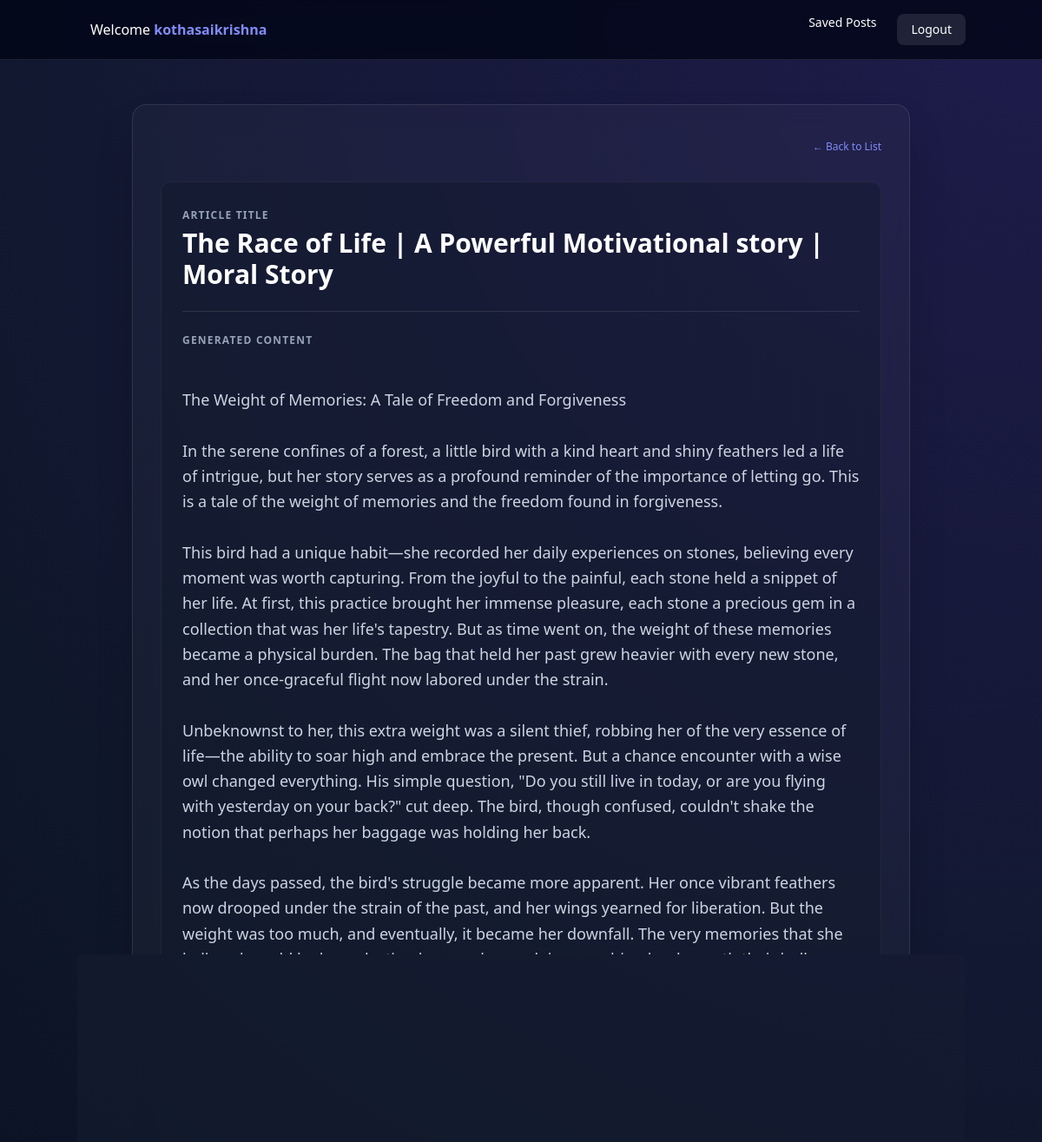
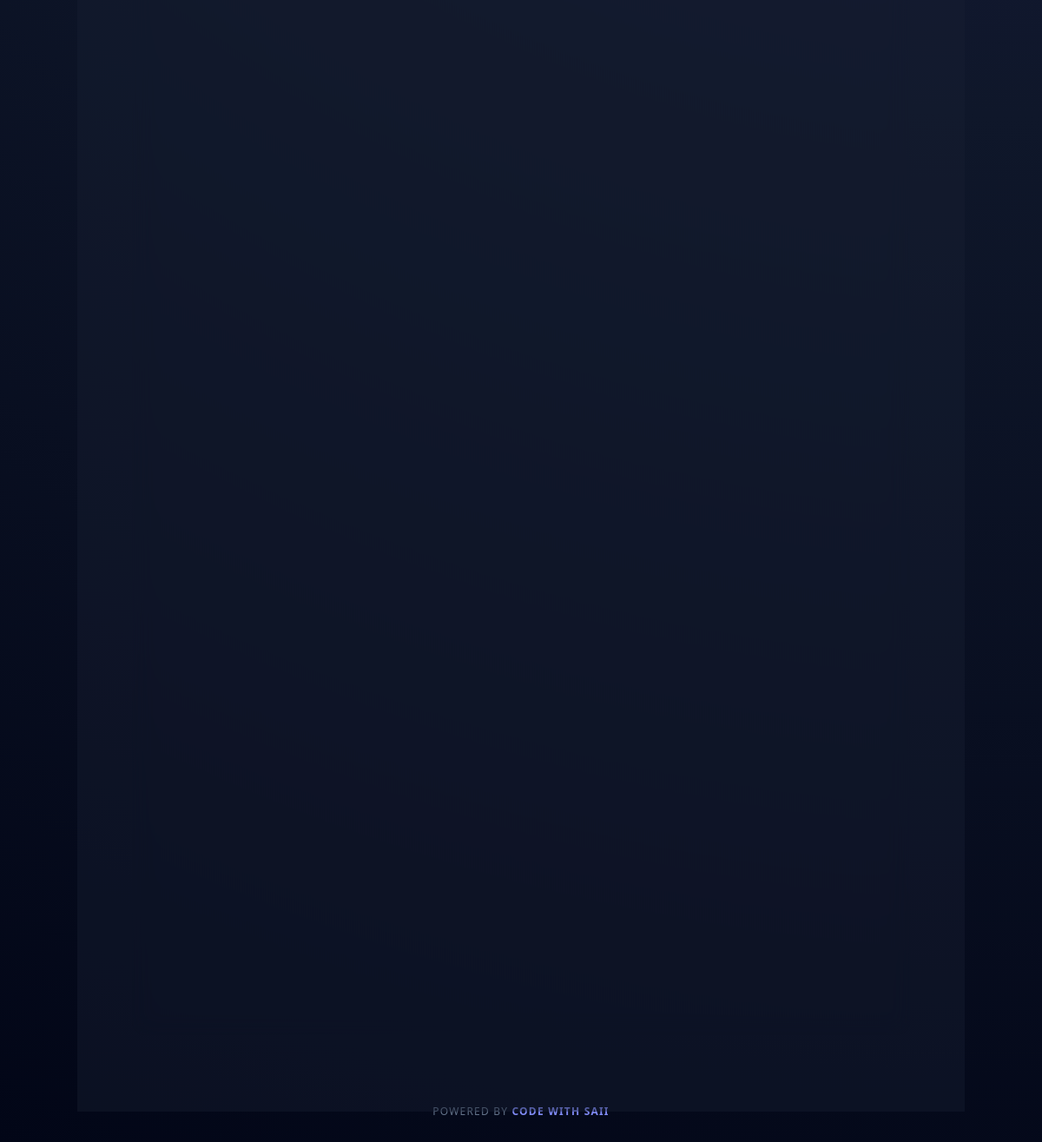
The page /blog-details/2/ (signed in) on the database its author committed (2 pictures, top to bottom).
### blog_generator/models.py (models this page shows, shortened)
class BlogPost(models.Model):
    user = models.ForeignKey(User,on_delete=models.CASCADE)
    youtube_title = models.CharField(max_length=300)
    youtube_link = models.URLField()
    generated_content = models.TextField()
    created_at = models.DateTimeField(auto_now_add=True)

### blog_generator/views.py (the view)
# urls.py: path('blog-details/<int:pk>/',views.blog_details,name="blog-details"),
@login_required
def blog_details(request, pk):
    try:
        blog_article_detail = BlogPost.objects.filter(id=pk, user=request.user).first()
        return render(request, 'blog-details.html', {'blog_article_details': blog_article_detail})
    except BlogPost.DoesNotExist:
        return redirect('/')

### templates/blog-details.html (shortened to what this page needs)
<!DOCTYPE html>
{% load static %}
<html lang="en">
<head>
    <script src="https://cdn.tailwindcss.com"></script>
</head>
<body class="font-sans pt-[80px] antialiased">
    <nav class="fixed top-0 left-0 w-full p-4 text-white z-50">
        <div class="container mx-auto flex flex-col md:flex-row justify-between items-center gap-2">
            <div class="flex flex-col md:flex-row text-sm md:text-base gap-2 md:gap-0">
                <a href="{% url 'home' %}" class="text-white hover:text-indigo-400 transition-colors mx-2 md:mx-4">
                    Welcome <strong class="text-indigo-400">{{user.username}}</strong>
                </a>
            </div>
            <div class="flex flex-row gap-6">
                <a href="{% url 'blog-list' %}" class="text-sm font-medium hover:text-indigo-400 transition-colors">Saved Posts</a>
                <a href="{% url 'logout' %}" class="text-sm bg-white/10 px-4 py-2 rounded-lg hover:bg-white/20 transition-all">Logout</a>
            </div>
        </div>
    </nav>
    <div class="container mx-auto mt-10 px-4 pb-12">
        <div class="max-w-4xl mx-auto glass-card p-8 rounded-2xl shadow-2xl">
            <section>
                <div class="flex justify-between items-center mb-6">
                    <h2 class="text-2xl font-bold logo-text">Blog Article Details</h2>
                    <a href="{% url 'blog-list' %}" class="text-xs text-indigo-400 hover:underline">← Back to List</a>
                </div>
                <div class="details-inner p-6 rounded-xl space-y-6">
                    <div>
                        <span class="label-text">Article Title</span>
                        <h3 class="text-xl md:text-3xl font-bold text-white mt-1 leading-tight">
                            {{blog_article_details.youtube_title}}
                        </h3>
                    </div>
                    <div class="border-t border-white/10 pt-6">
                        <span class="label-text block mb-4">Generated Content</span>
                        <div class="text-slate-300 leading-relaxed whitespace-pre-line text-lg">
                            {{blog_article_details.generated_content}}
                        </div>
                    </div>
                    <div class="grid grid-cols-1 md:grid-cols-2 gap-6 border-t border-white/10 pt-6">
                        <div>
                            <span class="label-text">Source Link</span>
                            <div class="mt-1">
                                <a href="{{blog_article_details.youtube_link}}" target="_blank"
                                   class="text-indigo-400 hover:text-indigo-300 hover:underline break-all text-sm">
                                </a>
                            </div>
                        </div>
                        <div>
                            <span class="label-text">Created On</span>
                            <p class="text-slate-300 mt-1 font-medium">{{blog_article_details.created_at}}</p>
                        </div>
                    </div>
                </div>
            </section>
        </div>
    </div>
    <footer class="text-center p-8 text-slate-500 text-xs tracking-widest uppercase">
        Powered by <a href="https://www.youtube.com/" class="text-indigo-400 hover:underline font-bold">Code With Saii</a>
    </footer>
</body>
</html>

### templates/blog-details.html (style rules this page uses)
body { background: radial-gradient(circle at top right, #1e1b4b, #0f172a, #020617); min-height: 100vh; color: #e2e8f0; }
.glass-card { background: rgba(255, 255, 255, 0.03) !important; backdrop-filter: blur(12px); -webkit-backdrop-filter: blur(12px); border: 1px solid rgba(255, 255, 255, 0.1); }
nav { background: rgba(2, 6, 23, 0.8) !important; backdrop-filter: blur(8px); border-bottom: 1px solid rgba(255, 255, 255, 0.1); }
.details-inner { background: rgba(15, 23, 42, 0.4); border: 1px solid rgba(255, 255, 255, 0.05); }
.label-text { color: #94a3b8; text-transform: uppercase; letter-spacing: 0.1em; font-size: 0.75rem; font-weight: 700; }
.logo-text { background: linear-gradient(to r, #818cf8, #c084fc); -webkit-background-clip: text; -webkit-text-fill-color: transparent; }

### rows shown on the page
BlogPost: youtube_title "The Race of Life | A Powerful Motivational story | Moral Story", generated_content "The Weight of Memories: A Tale of Freedom and Forgiveness In the serene confines of a forest, a little bird with a kind heart and shiny feathers led a life of intrigue, but her story serves as a profound reminder of the importance of letting go. This is a tale of the weight of memories and the freedom found in forgiveness. This bird had a unique habit—she recorded her daily experiences on stones, believing every moment was worth capturing. From the joyful to the painful, each stone held a snippet of her life. At first, this practice brought her immense pleasure, each stone a precious gem in a collection that was her life's tapestry. But as time went on, the weight of these memories became a…"

### other values the page prints
{{ user.username }} "kothasaikrishna"
